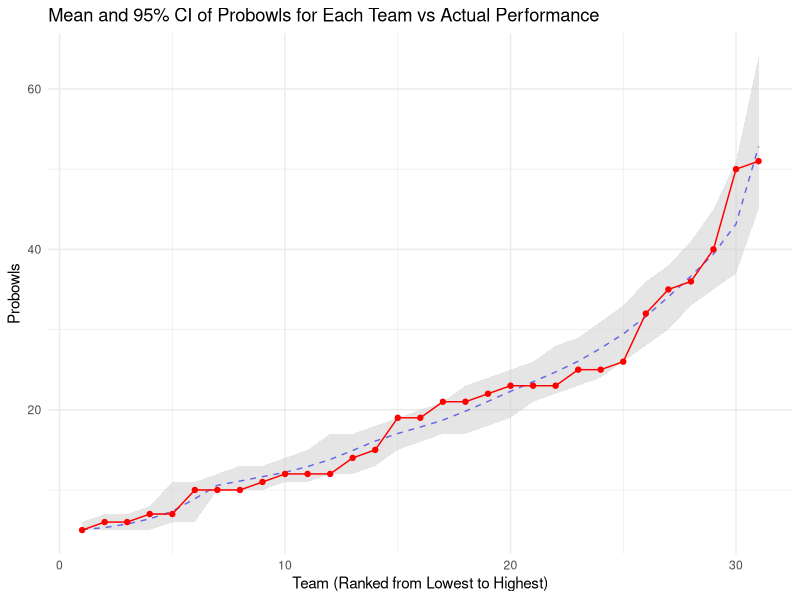
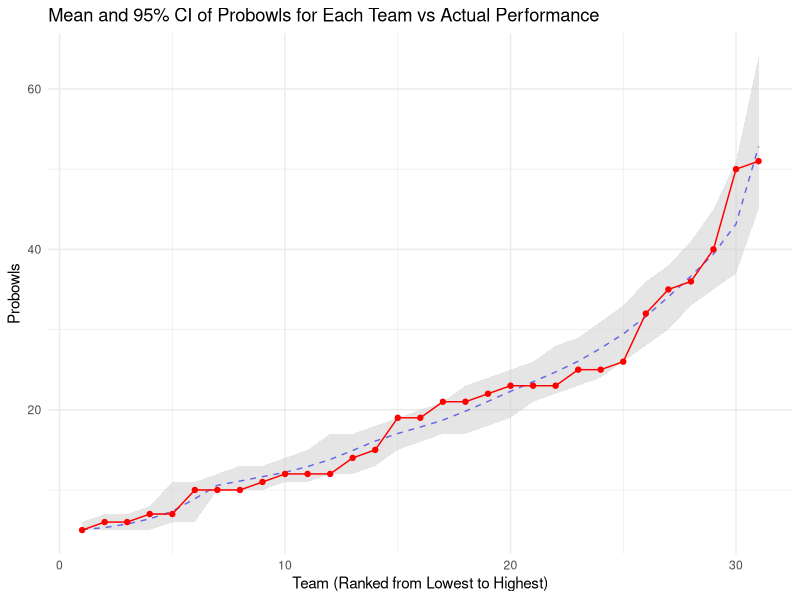

Generate these figures, in order, with R:
#-------------------------------------------------------------------------------
# CALCULATING THE NULL - HW 3

# Import libraries
library("tidyverse")

#-------------------------------------------------------------------------------
# QUESTION 1

# Import data from control condition and clean data
df_raw <- read_csv("data/probowl nfl.csv") # read in data
n <- nrow(df_raw)

# Create a function to shuffle teams, sum, and sort the results
shuffle_and_sum <- function(df) {
  df_shuffled <- df |>
    mutate(team = sample(team)) |>
    group_by(team) |>
    summarise(total_probowls = sum(probowls)) |>
    arrange(total_probowls)
  return(df_shuffled$total_probowls)
}

# Run a bootstrap to get the distribution
set.seed(111)
mat_results <- matrix(0, nrow = 1000, ncol = 31)

for (k in 1:1000) {
  mat_results[k, ] <- shuffle_and_sum(df_raw)
}

# Calculate mean, lower, and upper bound for each column (team)
means <- colMeans(mat_results)

lower <- c()
upper <- c()

for (k in 1:31) {
  lower[k] <- quantile(mat_results[, k], 0.025)
  upper[k] <- quantile(mat_results[, k], 0.975)
}

# Import data from control condition and clean data
actual_performance <- df_raw |>
  group_by(team) |>
  summarise(total_probowls = sum(probowls)) |>
  arrange(total_probowls)

# Convert results to data frame for plotting
df_plot <- data.frame(team = 1:31, mean = means, lower = lower, upper = upper)
df_plot$actual <- actual_performance$total_probowls

# Plotting the mean, confidence interval, and actual performance
ggplot(df_plot) +
  geom_line(aes(x = team, y = mean), color = "blue", linetype = "dashed") +
  geom_ribbon(aes(x = team, ymin = lower, ymax = upper), fill = "gray80", alpha = 0.5) +
  geom_line(aes(x = team, y = actual), color = "red") +
  geom_point(aes(x = team, y = actual), color = "red") +
  labs(
    title = "Mean and 95% CI of Probowls for Each Team vs Actual Performance",
    x = "Team (Ranked from Lowest to Highest)",
    y = "Probowls"
  ) +
  theme_minimal()

ggsave("plot-pro_bowl.png", width = 10, height = 6)
